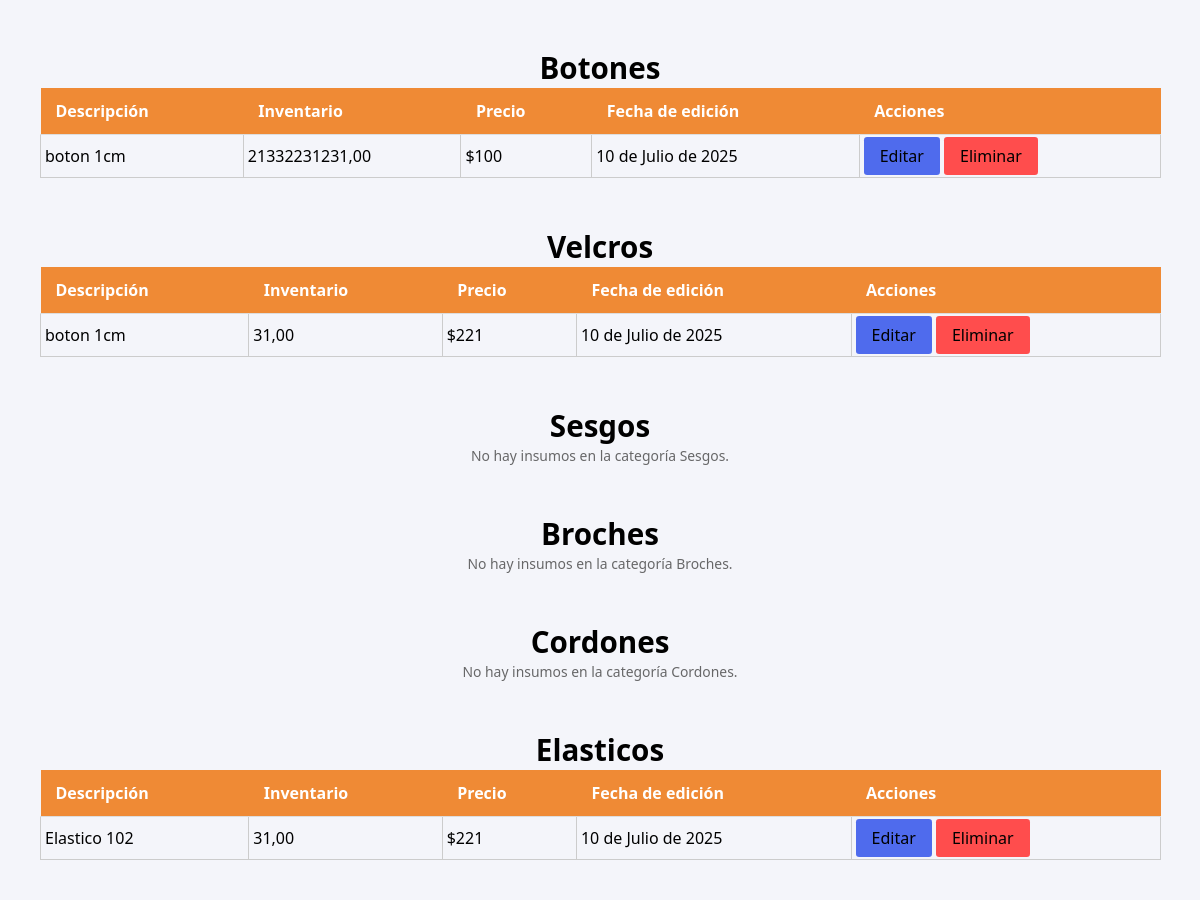
The page /inventario/insumos (signed in, middle part) on the database as committed earlier.
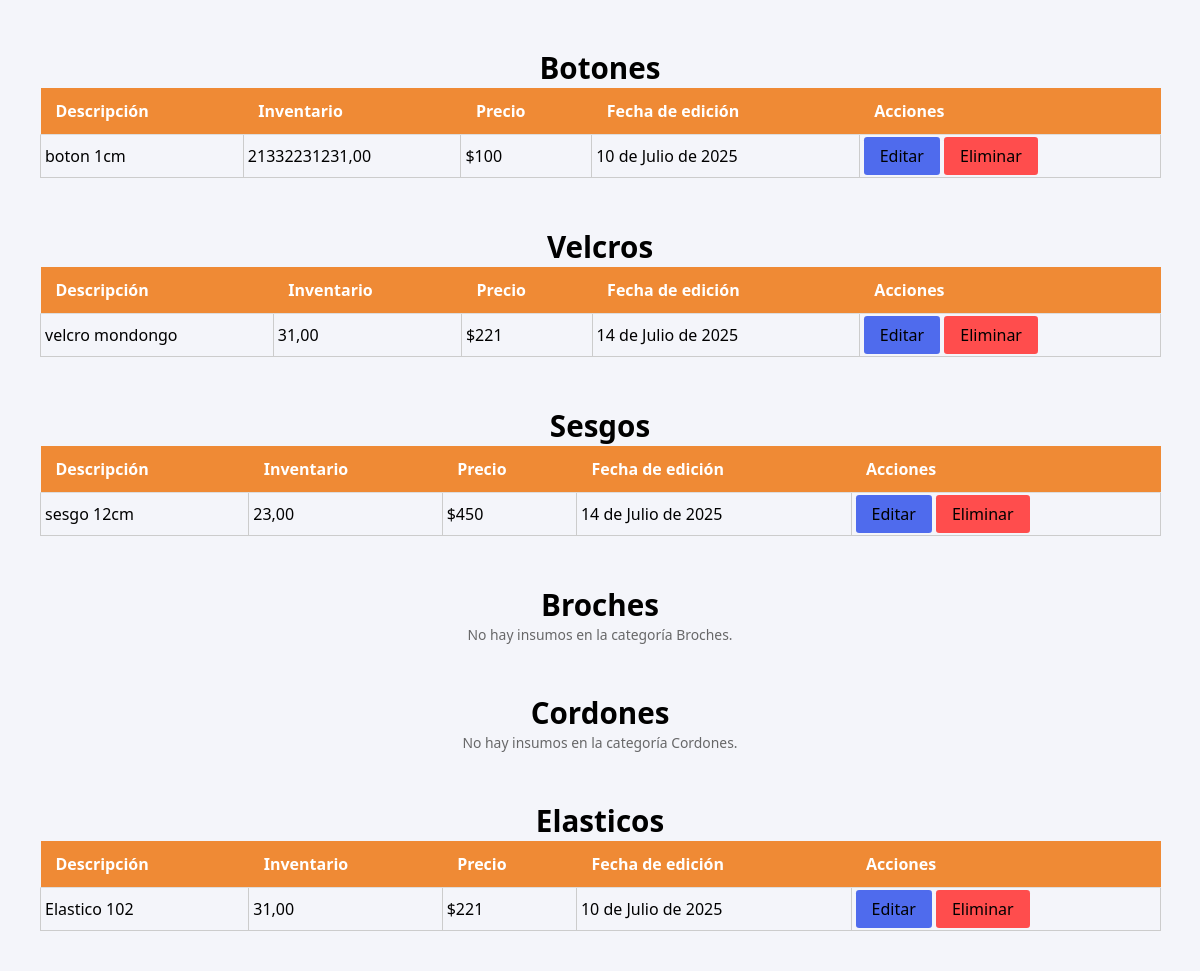
The same page on the database as committed later.
### apps/inventario/models.py (models this page shows, shortened)
class Insumos(models.Model):
    ID = models.AutoField(primary_key=True)
    descripcion = models.CharField(max_length=200)
    inventario = models.DecimalField(decimal_places=2 , max_digits=20)
    precio = models.DecimalField(max_digits=12, decimal_places=0)
    fecha_edicion = models.DateField(auto_now=True)
    categoria = models.CharField(max_length=50, choices=CATEGORIA)

### apps/inventario/views.py (the view)
# urls.py: path('inventario/insumos', InsumosListView.as_view(), name='insumos_home'),
class InsumosListView(LoginRequiredMixin, ListView):
    model = Insumos
    template_name = 'inventario/insumos.html'
    context_object_name = 'insumos'
    login_url = "login"
    def get_context_data(self, **kwargs):
        context = super().get_context_data(**kwargs)
        categorias = [
            'cintas', 'cierres', 'botones', 'velcros', 'sesgos',
            'broches', 'cordones', 'elasticos', 'deslizadores',
            'fusionados', 'corte', 'forros', 'lavados'
        ]
        insumos_por_categoria = {}
        for cat in categorias:
            insumos_por_categoria[cat] = Insumos.objects.filter(categoria=cat)
        context['insumos_por_categoria'] = insumos_por_categoria
        return context

### templates/inventario/insumos.html (shortened to what this page needs)
{% extends 'main/index.html' %}
{% block styles %}
{{ block.super }}
{% endblock %}
{% block content %}
<section class="space container-fluid mt-4">
    {% for categoria, insumos_categoria in insumos_por_categoria.items %}
        <div id="categoria-{{ categoria }}" class="mb-5">
            <h3 class="mt-4">{{ categoria|title }}</h3>
            {% if insumos_categoria %}
                <table class="table table-bordered text-light w-100">
                    <thead class="table-dark text-center">
                        <tr>
                            <th>Descripción</th>
                            <th>Inventario</th>
                            <th>Precio</th>
                            <th>Fecha de edición</th>
                            <th>Acciones</th>
                        </tr>
                    </thead>
                    <tbody>
                        {% for insumo in insumos_categoria %}
                            <tr>
                                <td data-label="Descripción:">{{ insumo.descripcion }}</td>
                                <td data-label="Inventario:">{{ insumo.inventario }}</td>
                                <td data-label="Precio:"> ${{ insumo.precio }}</td>
                                <td data-label="fecha de ultima edición:">{{ insumo.fecha_edicion }}</td>
                                <td>
                                    <a href="{% url 'insumos_editar' insumo.ID %}">
                                        <button class="editar_button">Editar</button>
                                    </a>
                                    <button class="eliminar_button" onclick="abrir_modal('{% url 'insumos_eliminar' insumo.ID %}')">
                                        Eliminar
                                    </button>
                                </td>
                            </tr>
                        {% endfor %}
                    </tbody>
                </table>
            {% else %}
                <p>No hay insumos en la categoría {{ categoria|title }}.</p>
            {% endif %}
        </div>
    {% endfor %}
</section>
{% endblock %}

Rows that differ between the two databases and show on the page:
changed Insumos: descripcion "boton 1cm" → "velcro mondongo"; fecha_edicion "10 de Julio de 2025" → "14 de Julio de 2025"
added Insumos: descripcion "sesgo 12cm", inventario "23,00", precio "450", fecha_edicion "14 de Julio de 2025", shown under "Sesgos"
Other text that changed with them:
new list line: "Sesgos Descripción Inventario Precio Fecha de edición Acciones"
list line gone: "Sesgos No hay insumos en la categoría Sesgos ."
